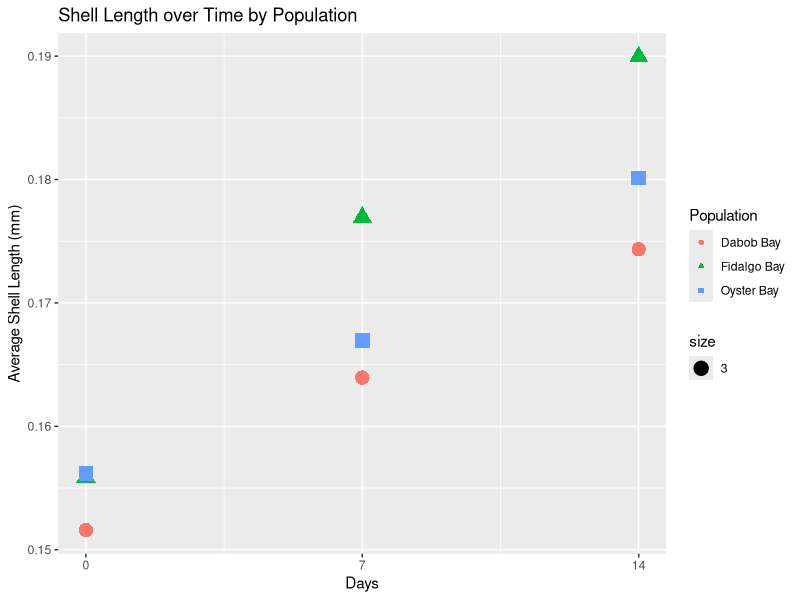

The R script that drew this image:
## ---- chunk 1
library(dplyr)
library(ggplot2)
## ---- chunk 2

PS_larvae <- read.csv("../raw_data/Copy of PS_Larvae.csv")
oyster_tile_size <- read.csv("../raw_data/Copy of Oyster Tile Size Data.csv")
larval_counts <- read.csv("../raw_data/Copy of Larval counts - Day 1-By Family.csv")
## ---- chunk 3

popul_days <- group_by(PS_larvae, Population, Date)
#average length for each population
avg_l_popul <- summarize(popul_days, mean_l = mean(Average_Length), na.rm = TRUE)
#changed date from normal to just days after start
avg_l_popul$Days = c(0, 14, 7, 0, 14, 7, 0, 14, 7)
#scatterplot of days vs length for each population with a line of best fit for each population
daysvslength <- ggplot(data = avg_l_popul, mapping = aes(x = Days, y = mean_l, group = Population)) +
  geom_point(aes(shape = Population, color = Population, size = 3)) +
  labs(x = "Days", y = "Average Shell Length (mm)") +
  scale_x_continuous(breaks = c (0, 7, 14)) +
  ggtitle("Shell Length over Time by Population")
print(daysvslength)
